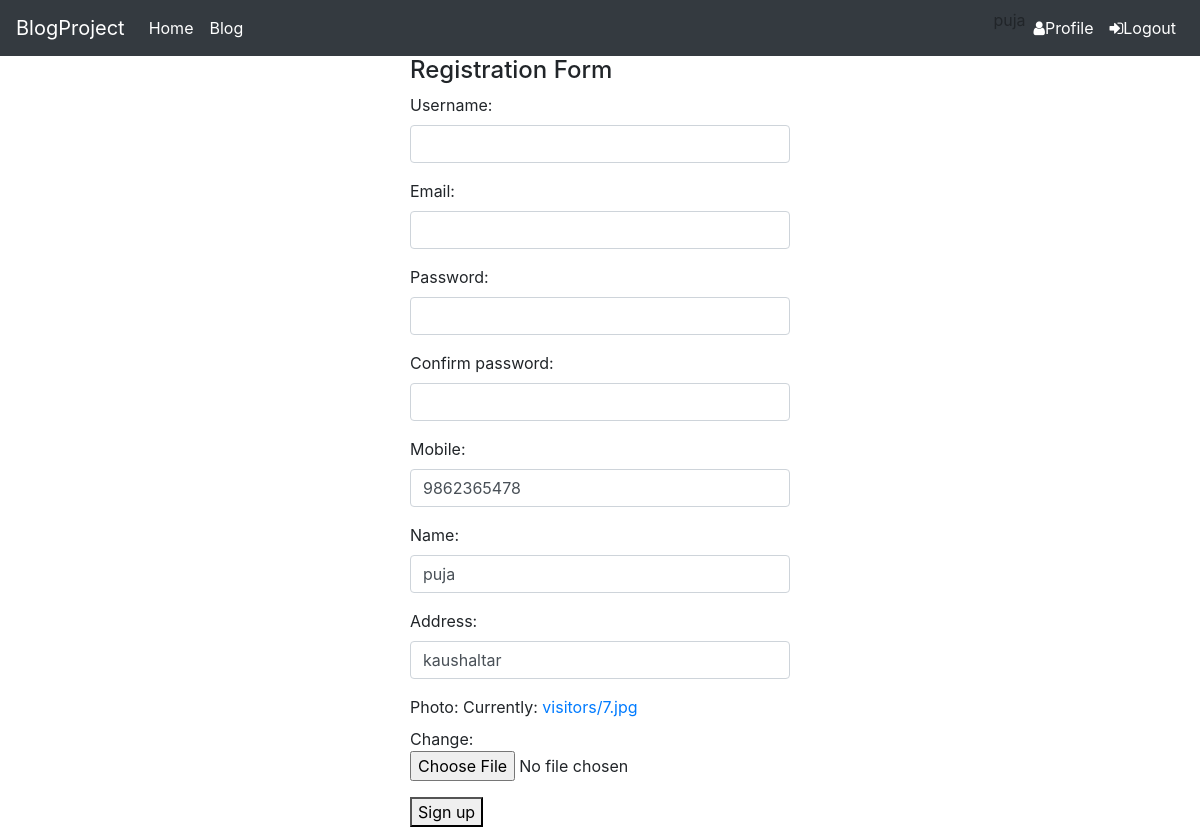
The page /profileupdate/1/ (signed in) on the database its author committed.
### blogapp/models.py (models this page shows, shortened)
class Visitor(models.Model):
    user = models.OneToOneField(User, on_delete=models.CASCADE)
    mobile = models.CharField(max_length=50)
    name = models.CharField(max_length=200)
    address = models.CharField(max_length=200, null=True, blank=True)
    photo = models.ImageField(upload_to='visitors', null=True, blank=True)

### blogapp/views.py (the view)
# urls.py: path('profileupdate/<int:pk>/', ProfileUpdateView.as_view(), name="profileupdate"),
class ProfileUpdateView(UserRequiredMixing,UpdateView):
    template_name = "registration.html"
    form_class = RegistrationForm
    model = Visitor
    success_url = reverse_lazy('blogapp:profile')

### blogapp/forms.py
class RegistrationForm(forms.ModelForm):
    username = forms.CharField(widget=forms.TextInput(attrs={"class":"form-control"}))
    password = forms.CharField(widget=forms.PasswordInput(attrs={"class":"form-control"}))
    confirm_password = forms.CharField(widget=forms.PasswordInput(attrs={"class":"form-control"}))
    email = forms.CharField(widget=forms.EmailInput(attrs={"class":"form-control"}))
    mobile = forms.IntegerField(widget=forms.TextInput(attrs={'class': 'form-control'}), required=True)
    name = forms.CharField(widget=forms.TextInput(attrs={"class":"form-control"}))
    address = forms.CharField(widget=forms.TextInput(attrs={"class":"form-control"}))
    photo = forms.ImageField()
    class Meta:
        model = Visitor
        fields = ['username', 'email', 'password', 'confirm_password',
                  'mobile', 'name', 'address', 'photo']

### blogapp/views.py (called while the page is built)
    def dispatch(self, request, *args, **kwargs):
        if request.user.is_authenticated:
            pass
        else:
            return redirect('/login/')
        return super().dispatch(request, *args, **kwargs)

### templates/registration.html (shortened to what this page needs)
{% extends 'base.html' %}
{% load static %}
{% block content %}
<div class="form-container">
 <div class="row">
	<div class="col-md-4 mx-auto">
		<h4>Registration Form</h4>
		<form method="POST" enctype="multipart/form-data">
			{{form.as_p}}
			<button>Sign up</button>
		</form>
	</div>
 </div>
</div>
{% endblock %}

### templates/base.html (shortened to what this page needs)
{% load static %}
<!DOCTYPE html>
<html lang="en">
<head>
<link rel="stylesheet" href="https://stackpath.bootstrapcdn.com/bootstrap/4.3.1/css/bootstrap.min.css">
<link rel="stylesheet" href="https://maxcdn.bootstrapcdn.com/font-awesome/4.7.0/css/font-awesome.min.css">
    <link rel="stylesheet" type="text/css" href="https://stackpath.bootstrapcdn.com/font-awesome/4.7.0/css/font-awesome.min.css">
<link rel="stylesheet" type="text/css" href="https://stackpath.bootstrapcdn.com/bootstrap/4.3.1/css/bootstrap.min.css">
<link rel="stylesheet" type="text/css" href="{% static 'visitorstatic/css/style.css' %}">
</head>
<body>
<div class="bs-example">
    <nav class="navbar navbar-expand-md navbar-dark bg-dark">
        <a href="#" class="navbar-brand">BlogProject</a>
        <div class="collapse navbar-collapse justify-content-between" id="navbarCollapse">
            <div class="navbar-nav">
                <a href="/" class="nav-item nav-link active">Home</a>
                <a href="{% url 'blogapp:bloglist' %}" class="nav-item nav-link active">Blog</a>
            </div>
             {% if request.user.is_authenticated %}
            <div class="navbar-nav">
                <a href="{% url 'blogapp:login' %}" class="nav-item nav-link active color-light"></a>
            {{request.user}}
                <a href="{% url 'blogapp:profile' %}" class="nav-item nav-link active color-light"><i class="fa fa-user primary" aria-hidden="true"> </i>Profile</a>
                <a href="{% url 'blogapp:logout' %}" class="nav-item nav-link active color-light"><i class="fa fa-sign-in primary" aria-hidden="true"> </i>Logout</a>
            </div>
            {% endif %}
           </div>
        </div>
{% block content %}
{% endblock %}
</body>
</html>

### rows shown on the page
Visitor: mobile "9862365478", name "puja", address "kaushaltar"

### other values the page prints
{{ request.user }} "puja"
